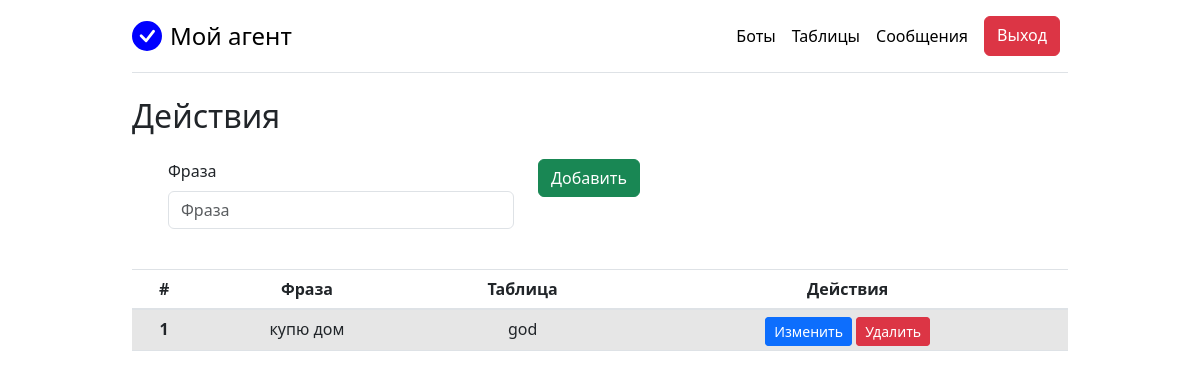
The page /tgparser/phrases/1/ (signed in) on the database as committed earlier.
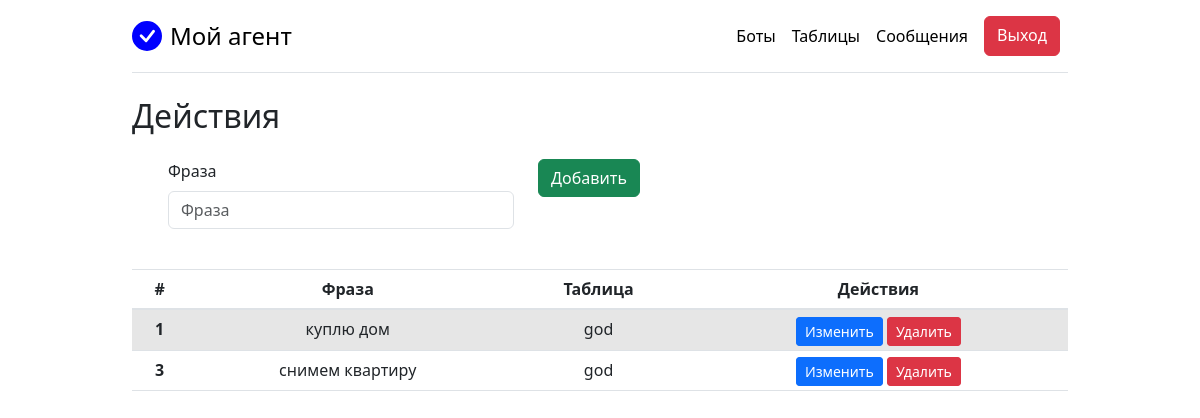
The same page on the database as committed later.
### web_app/tgparser/models.py (models this page shows, shortened)
class Phrase(models.Model):
    phrase = models.CharField(
        max_length=100,
        verbose_name='Фраза')
    table = models.ForeignKey(
        Table,
        on_delete=models.CASCADE,
        related_name='tab_phrases')
    class Meta:
        unique_together = ('phrase', 'table')
        verbose_name = 'Фраза'
        verbose_name_plural = 'Фразы'

class Table(models.Model):
    name = models.CharField(
        max_length=40,
        verbose_name='Название')
    description = models.TextField(
        max_length=75,
        verbose_name='Описание',
        blank=True)
    owner = models.ForeignKey(User, on_delete=models.CASCADE)
    class Meta:
        verbose_name = 'Таблица'
        verbose_name_plural = 'Таблицы'
    def __str__(self):
        return self.name

### web_app/tgparser/views.py (the view)
# urls.py: path('phrases/<int:table_id>/', views.view_phrases, name='view_phrases'),
def view_phrases(request, table_id):
    table = Table.objects.get(pk=table_id)
    if table.owner.pk != request.user.pk and not request.user.is_superuser:
        messages.warning(request, f'Вы не владелец таблицы {table}')
        return redirect('view_tables')
    if request.method == 'POST':
        form = PhraseForm(request.POST)
        if form.is_valid():
            try:
                phrase = form.save(commit=False)
                phrase.table_id = table_id
                phrase.save()
            except IntegrityError:
                messages.warning(request, f'Фраза уже существует')
            return redirect(reverse('view_phrases', args=[table_id]))
    else:
        form = PhraseForm()
    phrases = Phrase.objects.filter(table=table_id)
    context = {'phrases': phrases, 'form': form, 'title': 'Фразы'}
    return render(request, 'tab/phrases.html', context)

### web_app/tgparser/forms.py
class PhraseForm(forms.ModelForm):
    class Meta:
        model = Phrase
        fields = ['phrase',]

### templates/tab/phrases.html (shortened to what this page needs)
{% extends 'base.html' %}
{% load bootstrap4 %}
{% block content %}
  <h2>Действия</h2>
  <div class="row m-4">
    <div class="col-md-5">
      <form method="POST">
          {% bootstrap_field form.phrase layout='horizontal' placeholder='' %}
    </div>
    <div class="col-md-2">
        <button type="submit" class="btn btn-success">Добавить</button>
    </div>
  </div>
  <table class="table table-striped text-center">
    <thead>
      <tr>
        <th>#</th>
        <th>Фраза</th>
        <th>Таблица</th>
        <th>Действия</th>
      </tr>
     </thead>
     <tbody>
      {% for phrase in phrases %}
        <tr>
          <th>{{ phrase.pk }}</th>
          <td>{{ phrase.phrase }}</td>
          <td>{{ phrase.table }}</td>
          <td>
            <a href="{% url 'upd_phrase' phrase.id %}" class="btn btn-primary btn-sm d-inline">Изменить</a>
            <a href="{% url 'del_phrase' phrase.id %}" class="btn btn-danger btn-sm d-inline">Удалить</a>
          </td>
        </tr>
      {% endfor %}
     </tbody>
  </table>
{% endblock %}

Rows that differ between the two databases and show on the page:
changed Phrase id 1: phrase "купю дом" → "куплю дом"
added Phrase: pk "3", phrase "снимем квартиру", table "god"
